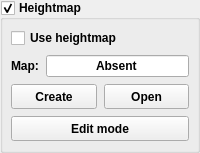
            <widget class="GroupBox" name="grpHeightMap">
             <property name="enabled">
              <bool>true</bool>
             </property>
             <property name="font">
              <font>
               <weight>75</weight>
               <bold>true</bold>
              </font>
             </property>
             <property name="title">
              <string>Heightmap</string>
             </property>
             <property name="checkable">
              <bool>true</bool>
             </property>
             <property name="overrided" stdset="0">
              <bool>false</bool>
             </property>
             <layout class="QVBoxLayout" name="verticalLayout_16">
              <property name="leftMargin">
               <number>8</number>
              </property>
              <property name="topMargin">
               <number>8</number>
              </property>
              <property name="rightMargin">
               <number>8</number>
              </property>
              <property name="bottomMargin">
               <number>9</number>
              </property>
              <item>
               <widget class="QWidget" name="widgetHeightMap" native="true">
                <layout class="QVBoxLayout" name="verticalLayout_15">
                 <property name="spacing">
                  <number>7</number>
                 </property>
                 <property name="leftMargin">
                  <number>0</number>
                 </property>
                 <property name="topMargin">
                  <number>0</number>
                 </property>
                 <property name="rightMargin">
                  <number>0</number>
                 </property>
                 <property name="bottomMargin">
                  <number>0</number>
                 </property>
                 <item>
                  <widget class="QCheckBox" name="chkHeightMapUse">
                   <property name="text">
                    <string>Use heightmap</string>
                   </property>
                   <property name="checked">
                    <bool>false</bool>
                   </property>
                  </widget>
                 </item>
                 <item>
                  <layout class="QHBoxLayout" name="horizontalLayout_22">
                   <item>
                    <widget class="QLabel" name="label_15">
                     <property name="text">
                      <string>Map:</string>
                     </property>
                    </widget>
                   </item>
                   <item>
                    <widget class="QLineEdit" name="txtHeightMap">
                     <property name="focusPolicy">
                      <enum>Qt::NoFocus</enum>
                     </property>
                     <property name="text">
                      <string>Absent</string>
                     </property>
                     <property name="alignment">
                      <set>Qt::AlignCenter</set>
                     </property>
                     <property name="readOnly">
                      <bool>true</bool>
                     </property>
                     <property name="placeholderText">
                      <string>Absent</string>
                     </property>
                    </widget>
                   </item>
                  </layout>
                 </item>
                 <item>
                  <layout class="QHBoxLayout" name="horizontalLayout_21">
                   <item>
                    <widget class="StyledToolButton" name="cmdHeightMapCreate">
                     <property name="sizePolicy">
                      <sizepolicy hsizetype="Preferred" vsizetype="Fixed">
                       <horstretch>0</horstretch>
                       <verstretch>0</verstretch>
                      </sizepolicy>
                     </property>
                     <property name="minimumSize">
                      <size>
                       <width>0</width>
                       <height>25</height>
                      </size>
                     </property>
                     <property name="text">
                      <string>Create</string>
                     </property>
                    </widget>
                   </item>
                   <item>
                    <widget class="StyledToolButton" name="cmdHeightMapLoad">
                     <property name="sizePolicy">
                      <sizepolicy hsizetype="Preferred" vsizetype="Fixed">
                       <horstretch>0</horstretch>
                       <verstretch>0</verstretch>
                      </sizepolicy>
                     </property>
                     <property name="minimumSize">
                      <size>
                       <width>0</width>
                       <height>25</height>
                      </size>
                     </property>
                     <property name="text">
                      <string>Open</string>
                     </property>
                    </widget>
                   </item>
                  </layout>
                 </item>
                 <item>
                  <widget class="StyledToolButton" name="cmdHeightMapMode">
                   <property name="sizePolicy">
                    <sizepolicy hsizetype="Preferred" vsizetype="Fixed">
                     <horstretch>0</horstretch>
                     <verstretch>0</verstretch>
                    </sizepolicy>
                   </property>
                   <property name="minimumSize">
                    <size>
                     <width>42</width>
                     <height>25</height>
                    </size>
                   </property>
                   <property name="text">
                    <string>Edit mode</string>
                   </property>
                   <property name="checkable">
                    <bool>true</bool>
                   </property>
                  </widget>
                 </item>
                </layout>
               </widget>
              </item>
             </layout>
            </widget>
